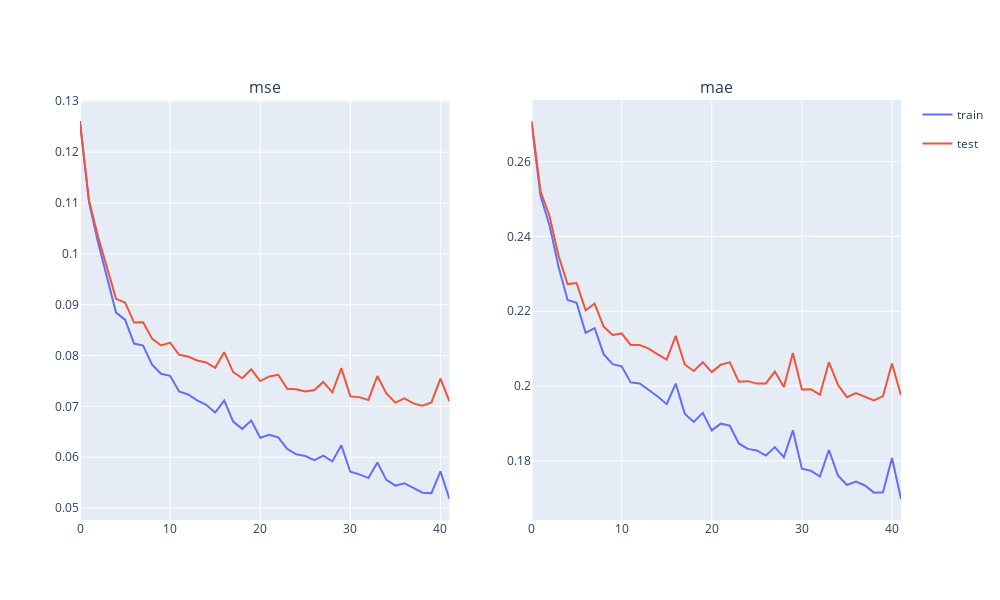

The code cell stored with this chart in its notebook:
### Code cell
while True:
    print(f"epoch: {epoch}")
    epoch += 1
    model.train()
    for i, batch in tqdm(enumerate(
            iterate_minibatches(data_train, batch_size=BATCH_SIZE, device=device)),
            total=ceil(len(data_train) / BATCH_SIZE)
        ):
        pred = model(batch)
        loss = criterion(pred, batch[TARGET_COLUMN])
        optimizer.zero_grad()
        loss.backward()
        optimizer.step()
        
    history.push_epoch(get_metrics(model, data_train, device=device),
                       get_metrics(model, data_val, device=device))

    plot_metrics(history, ["mse", "mae"], ["mse", "mae"])
    
    if history.val[-1]["mae"] < min_mae:
        min_mae = history.val[-1]["mae"]
        counter = 0
        torch.save(model.state_dict(), "./01_base.pt")
    else:
        counter += 1
        if counter == 3:
            break

### Figure 1 — Plotly figure (JSON) as saved in the notebook; plotly's stock layout.template omitted (floating-point values rounded to 4 significant figures)
{"data": [{"hovertemplate": "phase=train<br>epoch=%{x}<br>mse=%{y}<extra></extra>", "legendgroup": "train", "line": {"color": "#636efa", "dash": "solid"}, "marker": {"symbol": "circle"}, "mode": "lines", "name": "train", "orientation": "v", "showlegend": false, "type": "scatter", "x": [0, 1, 2, 3, 4, 5, 6, 7, 8, 9, 10, 11, 12, 13, 14, 15, 16, 17, 18, 19, 20, 21, 22, 23, 24, 25, 26, 27, 28, 29, 30, 31, 32, 33, 34, 35, 36, 37, 38, 39, 40, 41], "xaxis": "x", "y": [0.1261, 0.1101, 0.1023, 0.09552, 0.08844, 0.08706, 0.08235, 0.08196, 0.07818, 0.0764, 0.07601, 0.07294, 0.07235, 0.07118, 0.07033, 0.0688, 0.07115, 0.06702, 0.06558, 0.06721, 0.06383, 0.06442, 0.06393, 0.06163, 0.06059, 0.06025, 0.05943, 0.06033, 0.05918, 0.06234, 0.05715, 0.05663, 0.05591, 0.05898, 0.05556, 0.05442, 0.05488, 0.054, 0.05303, 0.05295, 0.05723, 0.05179], "yaxis": "y"}, {"hovertemplate": "phase=test<br>epoch=%{x}<br>mse=%{y}<extra></extra>", "legendgroup": "test", "line": {"color": "#EF553B", "dash": "solid"}, "marker": {"symbol": "circle"}, "mode": "lines", "name": "test", "orientation": "v", "showlegend": false, "type": "scatter", "x": [0, 1, 2, 3, 4, 5, 6, 7, 8, 9, 10, 11, 12, 13, 14, 15, 16, 17, 18, 19, 20, 21, 22, 23, 24, 25, 26, 27, 28, 29, 30, 31, 32, 33, 34, 35, 36, 37, 38, 39, 40, 41], "xaxis": "x", "y": [0.1257, 0.1105, 0.1034, 0.09738, 0.09115, 0.09044, 0.08648, 0.08654, 0.08332, 0.08198, 0.08253, 0.08013, 0.07982, 0.07903, 0.07864, 0.07758, 0.08067, 0.07673, 0.07554, 0.07729, 0.07498, 0.07589, 0.07622, 0.07345, 0.07338, 0.07292, 0.07321, 0.07481, 0.07277, 0.07753, 0.07197, 0.07182, 0.07127, 0.07597, 0.07255, 0.07075, 0.07158, 0.07058, 0.07012, 0.07078, 0.07545, 0.07099], "yaxis": "y"}, {"hovertemplate": "phase=train<br>epoch=%{x}<br>mae=%{y}<extra></extra>", "legendgroup": "train", "line": {"color": "#636efa", "dash": "solid"}, "marker": {"symbol": "circle"}, "mode": "lines", "name": "train", "orientation": "v", "showlegend": true, "type": "scatter", "x": [0, 1, 2, 3, 4, 5, 6, 7, 8, 9, 10, 11, 12, 13, 14, 15, 16, 17, 18, 19, 20, 21, 22, 23, 24, 25, 26, 27, 28, 29, 30, 31, 32, 33, 34, 35, 36, 37, 38, 39, 40, 41], "xaxis": "x2", "y": [0.2704, 0.2508, 0.2429, 0.2318, 0.223, 0.2222, 0.2142, 0.2155, 0.2085, 0.2059, 0.2053, 0.201, 0.2007, 0.1991, 0.1972, 0.1952, 0.2007, 0.1927, 0.1904, 0.1929, 0.1882, 0.19, 0.1894, 0.1847, 0.1832, 0.1828, 0.1815, 0.1837, 0.181, 0.1882, 0.178, 0.1774, 0.1759, 0.183, 0.1762, 0.1736, 0.1745, 0.1735, 0.1716, 0.1717, 0.1808, 0.1699], "yaxis": "y2"}, {"hovertemplate": "phase=test<br>epoch=%{x}<br>mae=%{y}<extra></extra>", "legendgroup": "test", "line": {"color": "#EF553B", "dash": "solid"}, "marker": {"symbol": "circle"}, "mode": "lines", "name": "test", "orientation": "v", "showlegend": true, "type": "scatter", "x": [0, 1, 2, 3, 4, 5, 6, 7, 8, 9, 10, 11, 12, 13, 14, 15, 16, 17, 18, 19, 20, 21, 22, 23, 24, 25, 26, 27, 28, 29, 30, 31, 32, 33, 34, 35, 36, 37, 38, 39, 40, 41], "xaxis": "x2", "y": [0.2708, 0.252, 0.2454, 0.2347, 0.2273, 0.2276, 0.2202, 0.2221, 0.2159, 0.2137, 0.2141, 0.211, 0.211, 0.21, 0.2085, 0.2071, 0.2134, 0.2058, 0.2041, 0.2064, 0.2038, 0.2057, 0.2063, 0.2012, 0.2013, 0.2007, 0.2007, 0.2039, 0.1997, 0.2088, 0.1991, 0.1992, 0.1977, 0.2064, 0.2004, 0.1971, 0.1982, 0.1973, 0.1962, 0.1973, 0.2061, 0.1976], "yaxis": "y2"}], "layout": {"annotations": [{"font": {"size": 16}, "showarrow": false, "text": "mse", "x": 0.225, "xanchor": "center", "xref": "paper", "y": 1, "yanchor": "bottom", "yref": "paper"}, {"font": {"size": 16}, "showarrow": false, "text": "mae", "x": 0.775, "xanchor": "center", "xref": "paper", "y": 1, "yanchor": "bottom", "yref": "paper"}], "height": 600, "showlegend": true, "width": 1000, "xaxis": {"anchor": "y", "domain": [0, 0.45]}, "xaxis2": {"anchor": "y2", "domain": [0.55, 1]}, "yaxis": {"anchor": "x", "domain": [0, 1]}, "yaxis2": {"anchor": "x2", "domain": [0, 1]}}}
